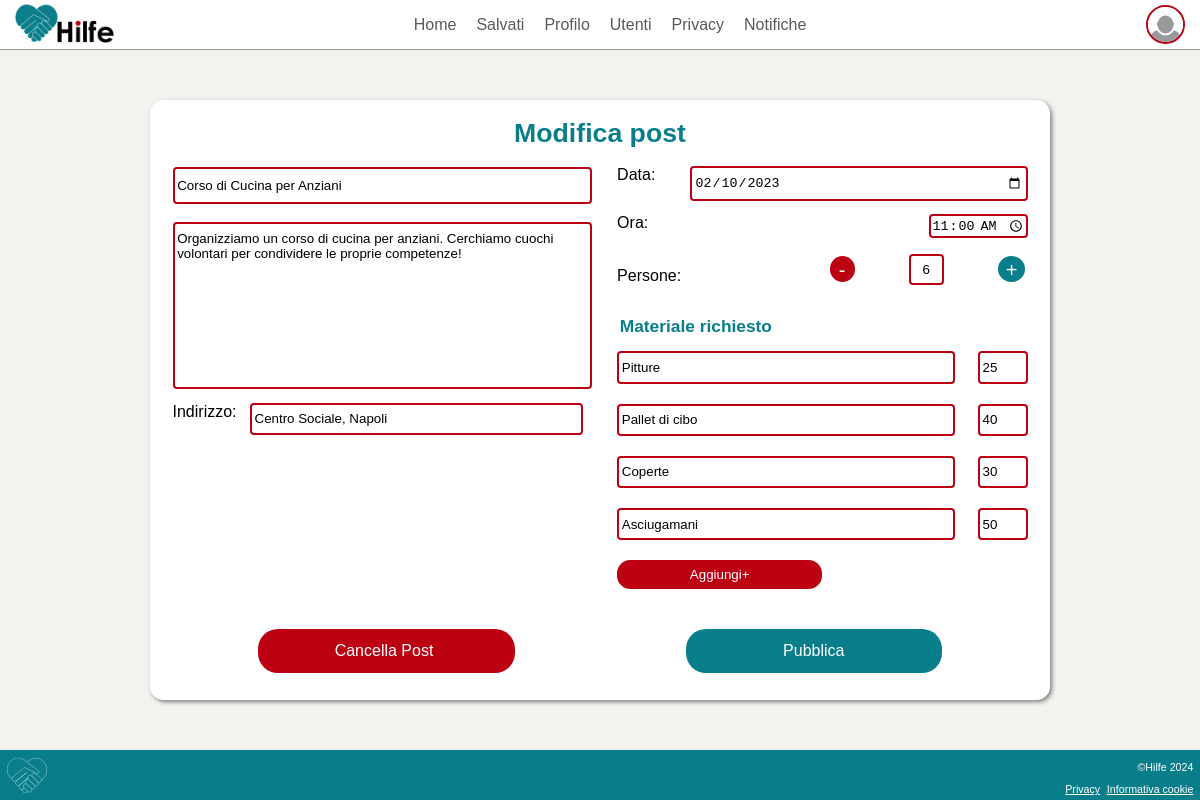
The page /website/postHelpEdit.php?id=5 (signed in) on the database its author committed.
### tables this page shows
CREATE TABLE IF NOT EXISTS `PostInterventi` (
  `idPostIntervento` INT NOT NULL,
  `TitoloPost` VARCHAR(100) NULL,
  `DescrizionePost` VARCHAR(500) NULL,
  `DataIntervento` DATETIME NULL,
  `DataPubblicazione` DATETIME NULL,
  `PersoneRichieste` INT UNSIGNED NULL,
  `PosizioneLongitudine` DECIMAL(14,10) NULL,
  `PosizioneLatitudine` DECIMAL(14,10) NULL,
  `Indirizzo` VARCHAR(500) NULL,
  `Autore_idUser` INT NOT NULL,
  PRIMARY KEY (`idPostIntervento`),
  INDEX `fk_PostInterventi_User1_idx` (`Autore_idUser` ASC) ,
  CONSTRAINT `fk_PostInterventi_User1`
    FOREIGN KEY (`Autore_idUser`)
    REFERENCES `User` (`idUser`)
    ON DELETE CASCADE
    ON UPDATE CASCADE);

CREATE TABLE IF NOT EXISTS `Materiale` (
  `idMateriale` INT NOT NULL,
  `DescrizioneMateriale` VARCHAR(200) NULL,
  `Unita` INT UNSIGNED NULL,
  `idPostIntervento` INT NOT NULL,
  PRIMARY KEY (`idMateriale`),
  INDEX `fk_Materiale_PostInterventi1_idx` (`idPostIntervento` ASC) ,
  CONSTRAINT `fk_Materiale_PostInterventi1`
    FOREIGN KEY (`idPostIntervento`)
    REFERENCES `PostInterventi` (`idPostIntervento`)
    ON DELETE CASCADE
    ON UPDATE CASCADE);

### website/postHelpEdit.php (called while the page is built, shortened)
<?php
require 'template/base.php';
?>

### website/db/databaseMySql.php (called while the page is built, shortened)
<?php
class DatabaseHelperMySql implements DatabaseHelper
{
    private $db;
    public function __construct($servername, $username, $password, $dbname)
    {
        $this->db = new mysqli($servername, $username, $password, $dbname);
    }
    public function getHelpPost($id)
    {
        $stmt = $this->db->prepare("SELECT * FROM PostInterventi WHERE idPostIntervento = ?");
        $stmt->bind_param('i', $id);
        $stmt->execute();
        $result = $stmt->get_result();
        return $result->fetch_all(MYSQLI_ASSOC)[0];
    }
    public function getMaterialFromHelpPost($id)
    {
        $stmt = $this->db->prepare("SELECT * FROM Materiale WHERE idPostIntervento = ?");
        $stmt->bind_param('i', $id);
        $stmt->execute();
        $result = $stmt->get_result();
        return $result->fetch_all(MYSQLI_ASSOC);
    }
}
$dbh = new DatabaseHelperMySql("localhost", "root", "", "HilfeDb", 3306);

### website/template/postHelp-form.php (the view, shortened to what this page needs)
<?php $post = null;
if (isLogged() && isset($_GET["id"]) && $dbh->getHelpPost($_GET["id"])["Autore_idUser"]==$_SESSION["idUser"]) {
    $post = $dbh->getHelpPost($_GET["id"]);
}
else if(isset($_GET["id"])){
    header('Location: ../index.php');
}
?>
<div class="centralContent">
    <main>
        <h1><?php if (!isset($_GET["id"])) {
                echo "Crea post";
            } else {
                echo "Modifica post";
            } ?></h1>
        <section>
            <form class="form" action="../utils/postHelpHandler.php" enctype="multipart/form-data" method="POST">
                <div class="container">
                    <div class="colonna1">
                        <label for="titolo" hidden>Titolo</label><br />
                        <input type="text" id="titolo" class="titolo" name="titolo"  required placeholder="Titolo" <?php if (isset($_GET["id"])) {
                                                                                                                echo "value=\"" . $post["TitoloPost"] . "\"";
                                                                                                            } ?> />
                        <label for="annuncio" hidden>Testo annuncio</label><br />
                        <textarea class="testo" id="annuncio" required name="testo" placeholder="Testo annuncio" ><?php if (isset($_GET["id"])) {
                                                                                                                echo $post["DescrizionePost"];
                                                                                                            } ?></textarea>
                        <div class="luogo">
                            <label for="indirizzo">Indirizzo:</label>
                            <input type="text" id="indirizzo" required  name="indirizzo" <?php if (isset($_GET["id"])) {
                                                                                    echo "value=\"" . $post["Indirizzo"] . "\"";
                                                                                } ?> />
                        </div>
                    </div>
                    <div class="colonna2">
                        <div class="giorno">
                            <label for="date">Data:</label>
                            <input id="date" type="date"  required name="giorno" <?php if (isset($_GET["id"])) {
                                                                            echo "value=\"" . explode(' ', $post["DataIntervento"])[0] . "\"";
                                                                        } ?> />
                        </div>
                        <div class="ora">
                            <label for="time">Ora:</label>
                            <input id="time" type="time"  required name="ora" <?php if (isset($_GET["id"])) {
                                                                        echo "value=\"" . explode(' ', $post["DataIntervento"])[1] . "\"";
                                                                    } ?> />
                        </div>
                        <div class="numPersone">
                            <p class="pers">Persone:</p>
                            <div class="persone">
                                <button class="meno" type="button" onclick="decrement()">-</button>
                                <input type="text" name="personeRichieste" required class="numero" id="numero" value=<?php if (isset($_GET["id"])) {
                                                                            echo "\"" . $post["PersoneRichieste"] . "\"";
                                                                        } else {
                                                                            echo "\"5\"";
                                                                        } ?> readonly>
                                <button class="piu" type="button" onclick="increment()">+</button>
                            </div>
                        </div>
                        <h2>Materiale richiesto</h2>
                        <?php if (isset($_GET["id"])) {
                            $counter = 0;
                            foreach ($dbh->getMaterialFromHelpPost($_GET["id"]) as $material) : ?>
                                <div class="materiale">
                                    <input type="text" class="oggetto"  required id="oggetto<?php echo $counter ?>" name="oggetto[<?php echo $counter ?>]" placeholder="Oggetto" <?php echo "value=\"" . $material["DescrizioneMateriale"] . "\""; ?> />
                                    <input type="number" class="quantita"  required id="quantita<?php echo $counter ?>" name="quantita[<?php echo $counter ?>]" min="0" max="99" <?php echo "value=\"" . $material["Unita"] . "\""; ?> onchange="checkVariation(this)" />
                                </div>
                                <?php $counter++; ?>
                        <?php endforeach;
                        } ?>
                        <input class="aggiungi" type="button" name="Aggiungi+" value="Aggiungi+" onclick="addMaterial()">
                    </div>
                </div>
                <footer>
                    <input class="cancella" type="button" name="Cancella" value="<?php if($post==null){echo 'Annulla';}else {echo 'Cancella Post';}?> " onclick="<?php if($post==null){echo 'toHomePage()';}else {echo 'deleteHelpPost('.$_GET["id"].')';}?>">
                    <input class="pubblica" type="submit" name="Pubblica" value="Pubblica" >
                </footer>
            </form>
        </section>
    </main>
</div>

### css/style.css (style rules this page uses)
:root { --hilfeGrey: #595959; --hilfeRed: #bb0112; --hilfeBlue: #087e8b; }
body { font-family: "Helvetica"; margin: 1pt; display: flex; flex-direction: column; min-height: 100dvh; margin: 0; padding: 0; background-color: #f4f2ee; }
.centralContent { flex: 1; }

### css/styleCreaPost.css (style rules this page uses)
main { display: flex; flex-direction: column; background-color: white; width: 90%; margin: 10pt auto; box-shadow: 2px 2px 4px grey; border-radius: 10pt; max-width: 900px; }
.container { display: flex; flex-direction: column; align-items: center; justify-content:flex-start; }
.colonna1, .colonna2 { width: 100%; }
div { margin: 0; padding: 0; }
.titolo { margin-top: 0; }
.titolo, .testo { padding: 0; height: 20px; }
.titolo, .giorno, .luogo, .numPersone, .ora { width: 100%; }
form input, .testo { border: 2px solid var(--hilfeRed); border-radius: 3pt; margin-bottom: 10pt; }
.testo { font-family: Arial, Helvetica, sans-serif; }
.form { display: flex; margin: auto; flex-direction: column; width: 90%; }
.giorno, .luogo, .numPersone, .ora, .persone { display: flex; flex-direction: row; justify-content: space-between; }
label { font-size: 12pt; }
.giorno input, .luogo input { width: 80%; margin-left: 10pt; }
h1 { width: 100%; font-size: 20pt; color: var(--hilfeBlue); text-align: center; margin-bottom: 0; }
.form h2 { font-size: 13pt; color: var(--hilfeBlue); margin-left: 2pt; }
.numPersone { display: flex; align-items: center; width: 100%; justify-content: space-between; }
.numPersone input { height: 25px; }
.persone { width: 70%; max-width: 200px; }
.meno, .piu { border-radius: 50%; font-size: 15pt; height: 30px; border: 2px solid white; color: white; cursor: pointer; }
.meno { background-color: var(--hilfeRed); padding: 2pt 7pt; }
.piu { background-color: var(--hilfeBlue); padding: 2pt 6pt; }
.materiale { width: 100%; display: flex; margin-bottom: 5pt; justify-content: space-between; }
.materiale .oggetto { width: 80%; }
.materiale .quantita { width: 10%; }
.aggiungi { background-color: var(--hilfeRed); border-radius: 10pt; border: none; color: white; width: 50%; padding: 5pt; margin-bottom: 20pt; }
.pubblica, .cancella { padding: 10pt 0; border-radius: 15pt; border: none; color: white; font-size: 12pt; cursor: pointer; width: 60%; }
.cancella { background-color: var(--hilfeRed); }
.pubblica { background-color: var(--hilfeBlue); }
.form>footer { margin: 10pt auto; display: flex; align-items: center; flex-direction: column; width: 100%; }
.testo { resize: none; width: 100%; height: 150px; }
.numero { width: 20pt; text-align: center; }
@media screen and (min-width: 768px) { .container { width: 100%; display: flex; flex-direction: row; justify-content: space-between; align-items: flex-start; margin: 0 auto; } }
@media screen and (min-width: 768px) { .centralContent { display: flex; align-items: center; justify-content: center; margin: 0; } }
@media screen and (min-width: 768px) { .form { width: 95%; } }
@media screen and (min-width: 768px) { main { width: 80%; } }
@media screen and (min-width: 768px) { .form>footer { width: 100%; display: flex; flex-direction: row; justify-content: space-around; } }
@media screen and (min-width: 768px) { .titolo, .testo, .luogo input, .giorno input, .oggetto { padding: 5pt 2pt; } }
@media screen and (min-width: 768px) { .titolo { margin-bottom: 0; } }
@media screen and (min-width: 768px) { .pubblica, .cancella { width: 30%; } }
@media screen and (min-width: 768px) { .colonna1, .colonna2 { display: flex; flex-direction: column; align-self: flex-start; justify-content: center; width: 48%; } }
@media screen and (min-width: 768px) { .colonna2 { padding-top: 13pt; } }
@media screen and (min-width: 768px) { .giorno, .luogo, .pers { font-size: 12pt; } }

### rows shown on the page
postinterventi: titolo "Corso di Cucina per Anziani", testo "Organizziamo un corso di cucina per anziani. Cerchiamo cuochi volontari per condividere le proprie competenze!", indirizzo "Centro Sociale, Napoli", giorno "02/10/2023", ora "11:00:00", personeRichieste "6"
materiale: DescrizioneMateriale "Pitture", Unita "25"
materiale: DescrizioneMateriale "Pallet di cibo", Unita "40"
materiale: DescrizioneMateriale "Coperte", Unita "30"
materiale: DescrizioneMateriale "Asciugamani", Unita "50"
